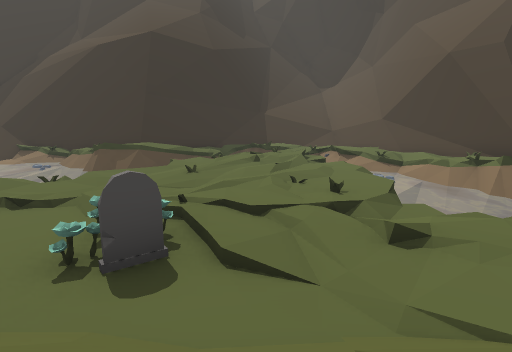
View 1 (above)

24 first-person views from a walk through a Unity game level. The camera is 1.3 m above the floor, tilts 10° down and sees 80° across. The floor is counted in squares, 1 m on a side. Each view is taken from the middle of a square. On the plan, view 1 faces up. The plan holds only what a view shows up to about 14 squares ahead; the rest is blank. The place goes on beyond the plan. The player is left out. Some animated figures are not drawn.

View 2
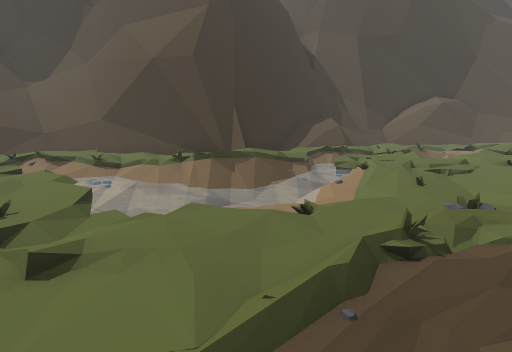

View 3
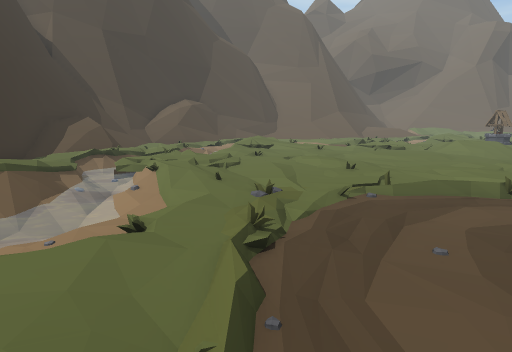

View 4
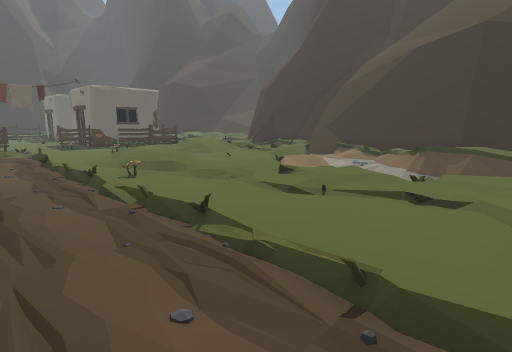

View 5
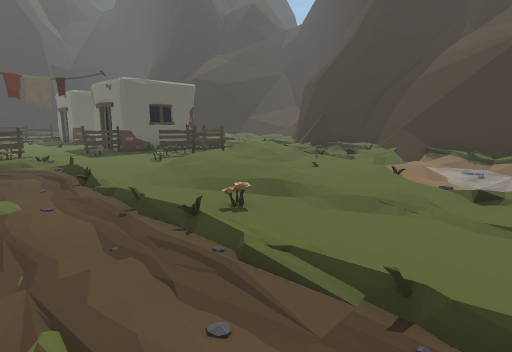

View 6
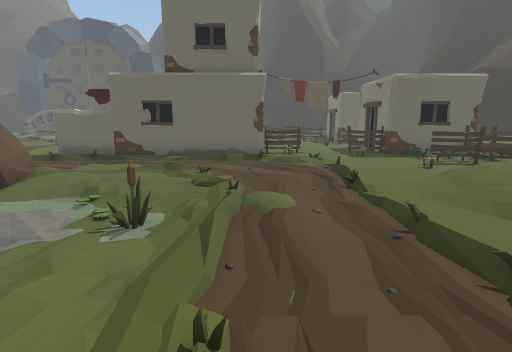

View 7
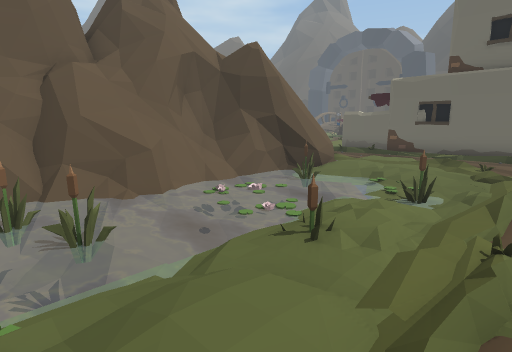

View 8
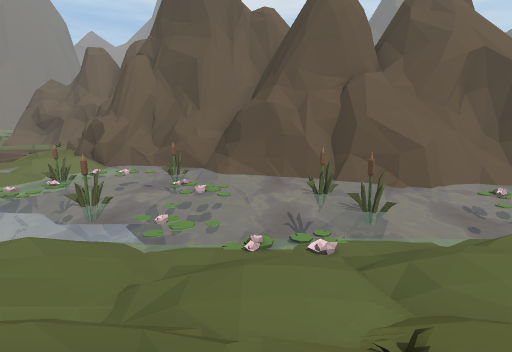

View 9
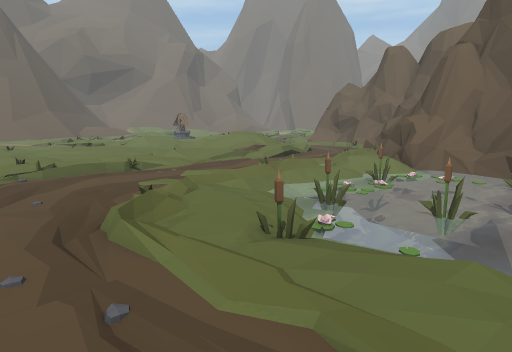

View 10
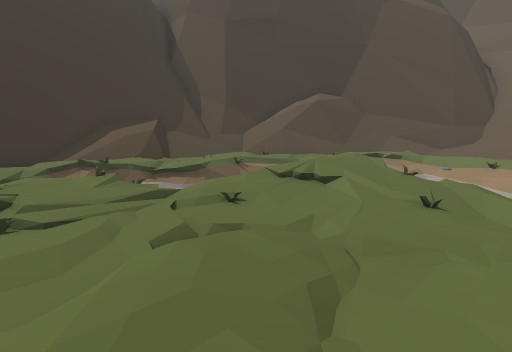

View 11
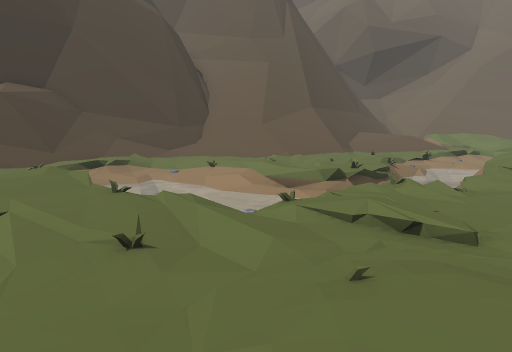

View 12
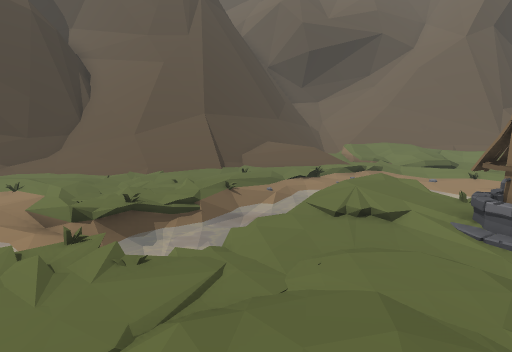

View 13
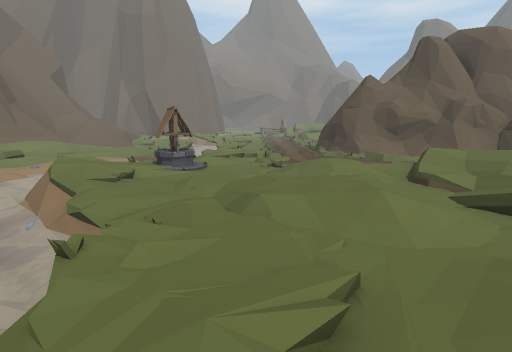

View 14
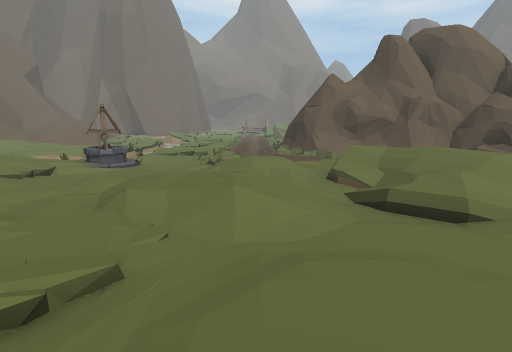

View 15
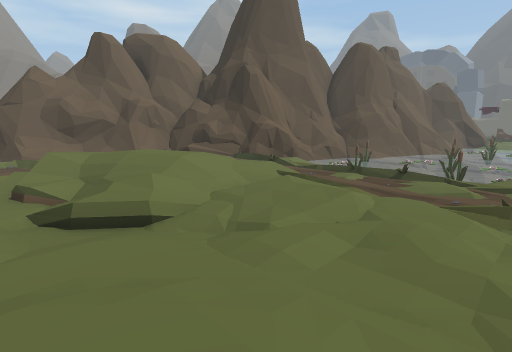

View 16
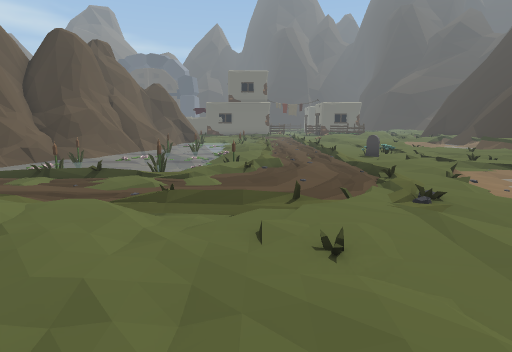

View 17
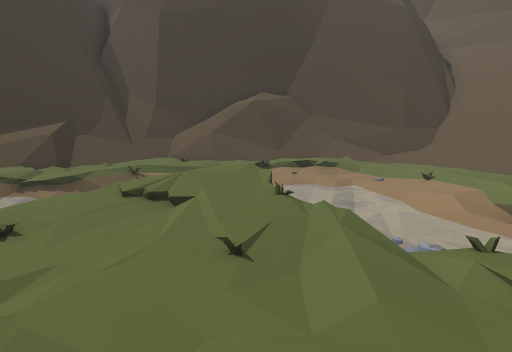

View 18
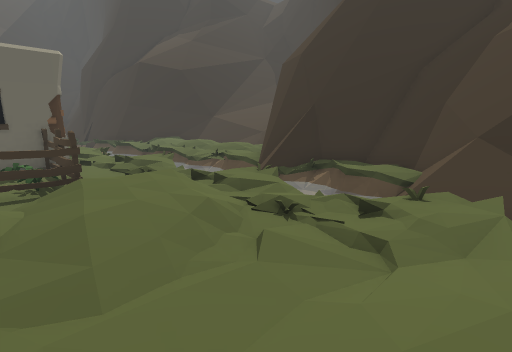

View 19
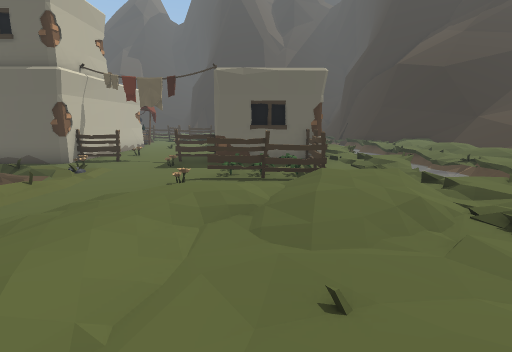

View 20
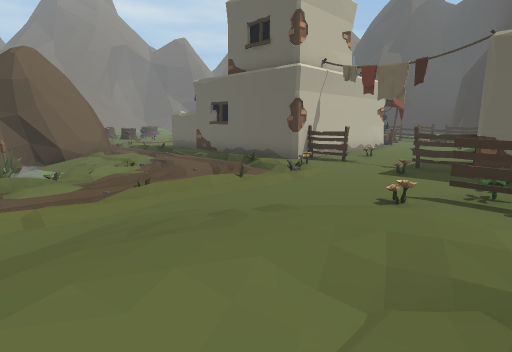

View 21
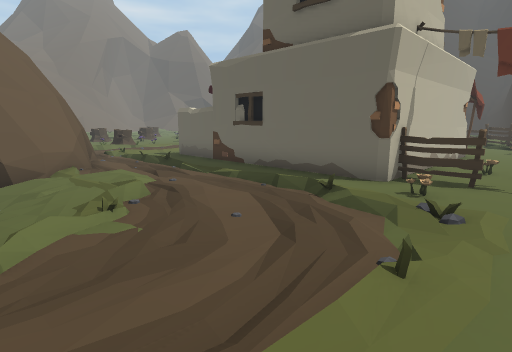

View 22
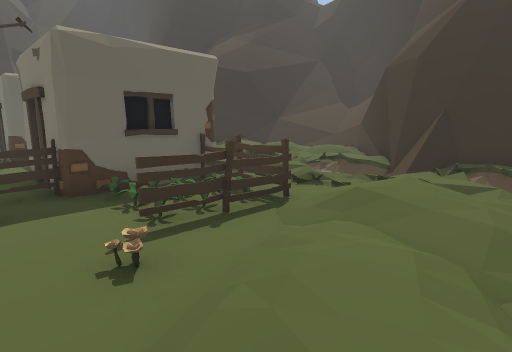

View 23
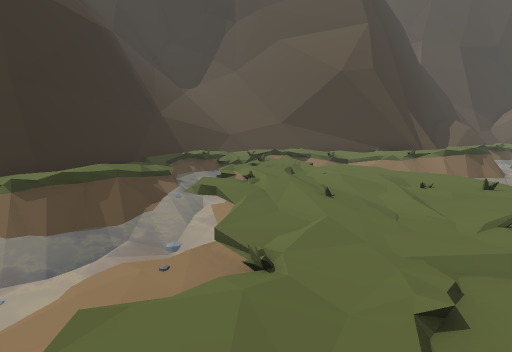

View 24
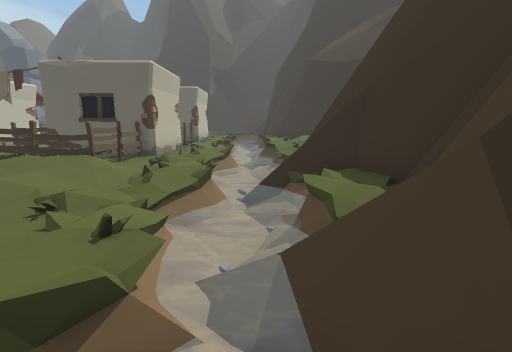

### Floor plan
Key: @ floor where view 1 was taken; # wall or solid block; . main floor; : floor 0.25 m higher than the main floor; - floor 0.25 m lower than the main floor; + floor 0.5 m higher than the main floor; * floor 0.75 m higher than the main floor; % floor 1 m higher than the main floor; / step, stairs or slope; = window, fence, low wall or low ledge; ~ water the walk can cross; ≈ water the walk keeps out of; ^ raised ledge; v drop or lower ground; O other object.
Columns run from 23 left of view 1 to 27 right of it. Each row starts with its distance up from view 1.
 15    ##########       ####   ==#
 14 OOOOOO###==#####  ####= ::::=#
 13 OOOOOO#=≈≈:===######::.≈.:::=#
 12 OO≈≈≈≈≈≈≈≈≈~~-///::  :≈≈ ≈/:/##
 11 ≈≈≈≈≈≈≈O≈≈≈≈=-~~≈/++/-≈≈≈ /:::#
 10         //:////~~~/#≈≈v::/-//:##
  9  ./.././////.:.~≈~≈≈~::::/~≈/:############
  8 ####OOO/++/:.:.-~~~~~:::::~~/::==:////#=#####
  7    #OOO//++:.:.. --/::::::~~~++ :///////////##
  6    OOOO.::::..:/ ///::.:::~~≈=+//≈≈≈::...////##
  5 ####OOO./+/:/.::::::::.:/:~~~≈~~≈/≈ ≈::::/v==##
  4 ...O...O.:+++:::.:/...:./..-~~~~v:= ≈≈≈/.//===##
  3 ...OO...../://.......OOO::/...///::≈≈      ///##
  2 .............O...........::::/:::::/://   -/:/=#
  1 O..O..:...::::.:.///:..:..:::/.::::/://+ ~~..//##
  0 ...OO:.................@.....:::::.:::++≈~~~.:.####
 -1 ####./........///.............:::::.:::/~≈~-/:.///=
 -2    #./...////////:/:.:...:/....:::..:::/~~/./:.// =
 -3    #.:..:.-O~/:O.///-//O../....::.:::::≈≈~//::./=^^
 -4    #.:....-≈≈--≈≈≈≈≈≈~≈≈/.....:::.:::://--/:::://^^
 -5    O...../≈≈≈≈≈≈≈O≈≈≈≈≈≈O~/...::::::::::≈-/:::://=^
 -6    #./....~O≈≈≈≈≈≈≈≈≈≈O≈≈≈/...:::.::::::≈≈≈::::// =
 -7    #. ..##~≈≈≈O≈≈O≈≈≈≈≈≈≈-//..::::.///::≈≈≈::::///=
 -8    #...#####^##=^≈≈≈≈O≈≈O~...:+/++//+++::/~~///:/*/
 -9    #...#   ########=≈OOOO~/..+/*///://+:::/~~/.:/*%
-10    ..:/#         ####≈≈≈~/...//*%///:::::/+=~~.//*
-11    ..:=#            ###===.../  /*//+:::O++v≈~.//
-12      ..              ####^#../    ////::OO.≈ ~-:://
-13                          ##/...      /.::/   ~-/:+*
-14                          #^^/..  ..  ./:/   ~-./:/*
-15                           ##=    :...:///  //./:++*
-16                            #=#/   :...::/  ///:.///
-17                            ####///....:        ::/+

Positions as (right, up) in squares from view 1, and headings:
1: (0, 0), facing up
2: (1, 0), facing up-right
3: (1, 1), facing right
4: (-2, -1), facing up-left
5: (-6, -1), facing up-left
6: (-7, -1), facing left
7: (-5, -1), facing down-left
8: (-4, 0), facing down
9: (-2, 0), facing down-right
10: (9, -3), facing up-right
11: (11, -3), facing right
12: (13, -8), facing right
13: (15, -3), facing down
14: (13, -3), facing down
15: (12, -3), facing down-left
16: (11, -2), facing left
17: (12, -4), facing up-right
18: (-10, 6), facing up-left
19: (-9, 6), facing left
20: (-11, 6), facing down-left
21: (-13, 2), facing down-left
22: (-13, 3), facing up-left
23: (-6, 4), facing up-right
24: (-9, 12), facing left
